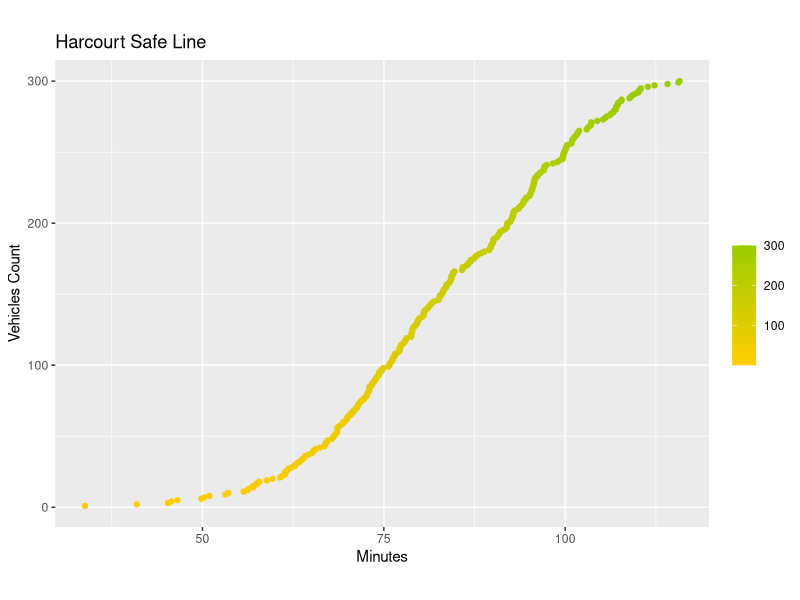

Reproduce this figure in R.
library(ggplot2)

N <- 300
data<-data.frame(Vehicles=seq(1:N), Minutes=jitter(sort(20+100*rbeta(N,5,3))))
gg<- ggplot(data, aes(x=Minutes, y=Vehicles)) +
  theme(aspect.ratio=5/7) +
  xlab("Minutes") +
  ylab("Vehicles Count") +
  ggtitle("Harcourt Safe Line") + 
  geom_point(aes(colour=data$Vehicles)) +
  scale_colour_gradient("", low = "#ffcc00", high = "#99cc00")
show(gg)